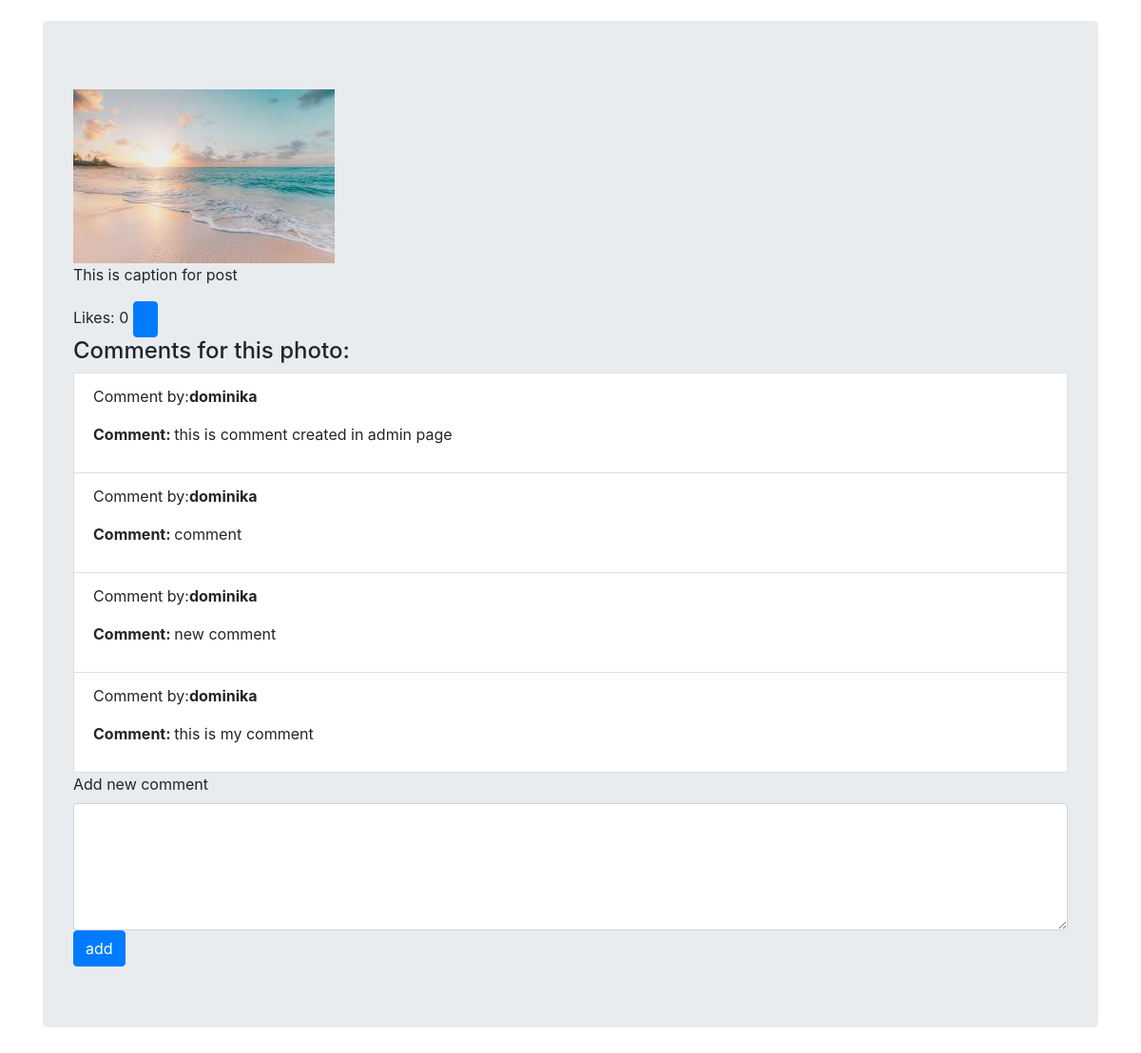
/posts/detail/2/ (lower part), run on an earlier commit of the app's database.
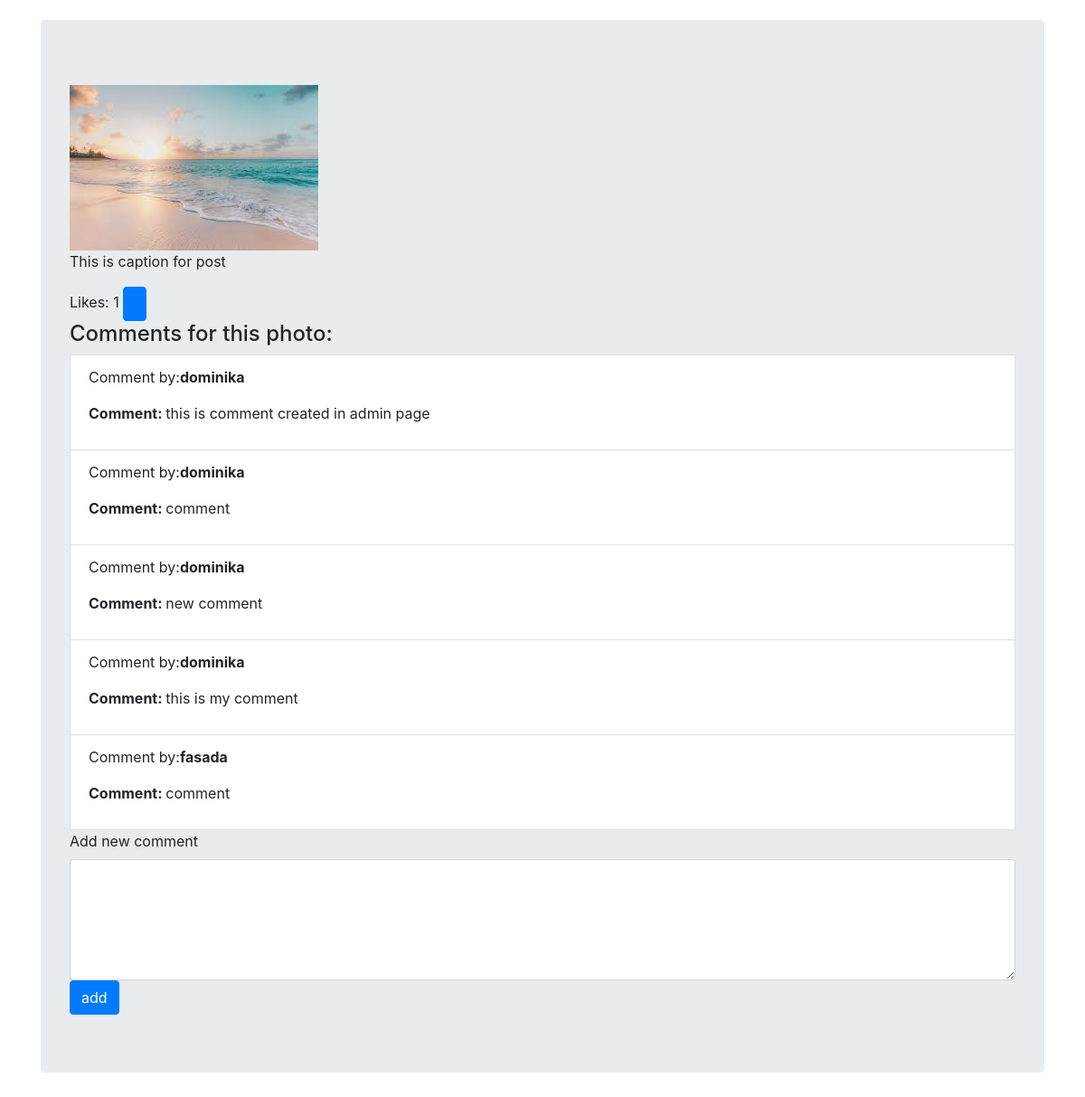
And on a later commit of the database.
### posts/models.py (models this page shows, shortened)
class Post(models.Model):
    author = models.ForeignKey(User, related_name='author', on_delete=models.CASCADE)
    image = models.ImageField(upload_to='posts_image')
    caption = models.TextField(blank=True, null=True)
    date_of_publication = models.DateTimeField(auto_now_add=True)
    class Meta:
        ordering = ['date_of_publication']

class Comment(models.Model):
    post = models.ForeignKey(Post, related_name='comments', on_delete=models.CASCADE)
    comment_author = models.ForeignKey(User, on_delete=models.CASCADE)
    body = models.TextField()
    date_of_created = models.DateTimeField(auto_now_add=True)
    class Meta:
        ordering = ['date_of_created']

### posts/views.py (the view)
# urls.py: path('detail/<int:pk>/', views.detail_view, name='detail'),
def detail_view(request, pk):
    post = Post.objects.get(pk=pk)
    image = post.image
    caption = post.caption
    author = post.author
    date = post.date_of_publication
    if request.method == 'POST':
        comment_form = CommentForm(request.POST)
        if 'create_comment' in request.POST:
            if comment_form.is_valid():
                comment_form = comment_form.save(commit=False)
                comment_form.comment_author = request.user
                comment_form.post = post
                comment_form.body = request.POST.get('body')
                comment_form.save()
                return redirect('posts:detail', pk=pk)
        elif 'like' in request.POST:
            try:
                if Like.objects.get(post=post, like_author=request.user) in Like.objects.all():
                    Like.objects.get(post=post, like_author=request.user).delete()
                    user_like = 'like'
                    return redirect('posts:detail', pk=pk)
                else:
                    Like.objects.create(like_author=request.user, post=post)
                    user_like = 'dislike'
                    return redirect('posts:detail', pk=pk)
            except:
                Like.objects.create(like_author=request.user, post=post)
                user_like = 'dislike'
                return redirect('posts:detail', pk=pk)
    else:
        comment_form = CommentForm()
    context = {
        'post':post, 'image':image, 'caption':caption, 'author':request.user, 'date':date,
    }
    return render(request,  'posts/detail.html',context)

### posts/templates/posts/detail.html (shortened to what this page needs)
{% extends 'base.html' %}
{% block conntent %}
<div class="container jumbotron">
    <img src="{{ image.url }}" alt="">
    <p>{{ caption }}</p>
    <form method="POST">
        Likes: {{ post.like.all.count }}
        <input type="submit" value="{{ like }}" class=" btn btn-primary" name="like">
    </form>
    <h4>Comments for this photo:</h4>
    {% for comment in post.comments.all %}
        <li class="list-group-item">
            <p>Comment by:<strong>{{ comment.comment_author }}</strong></p>
            <p><strong>Comment: </strong> {{ comment.body }}</p>
        </li>
    {% empty %}
        <li>
            <p>No comments</p>
        </li>
    {% endfor %}
    <form method="POST">
        <label for="id_body">Add new comment</label>
        <textarea class="form-control" name="body" id="id_body" cols="30" rows="5"></textarea>
        <input type="submit" value="add" class="btn btn-primary" name="create_comment">
    </form>
</div>
{% endblock %}

What changed in the data, as far as the page shows it:
computed for Post "This is caption for post": like.all.count "0" → "1"
added Comment: comment_author "fasada", body "comment"
